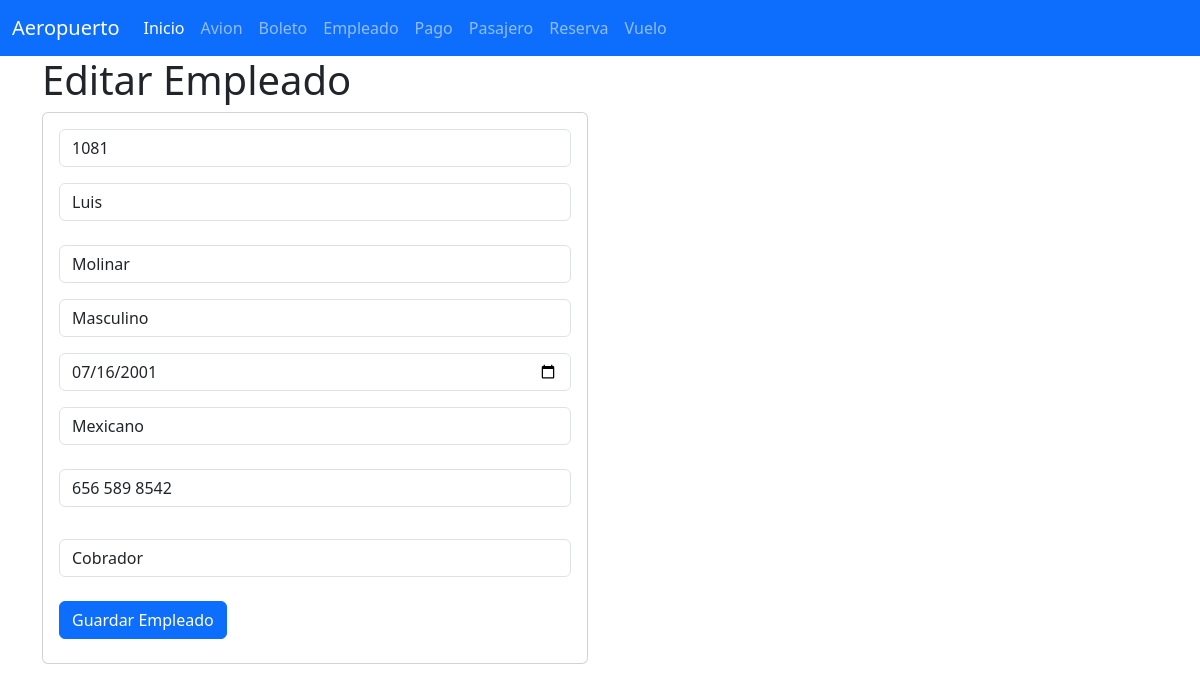
The app's page /seleccionarEmpleado/1081/ with its own data.
### Empleado_app/models.py (models this page shows, shortened)
class Empleado(models.Model):
    Id_Empleado=models.CharField(primary_key=True,max_length=6)
    Nombre=models.CharField(max_length=100)
    Apellido=models.CharField(max_length=100)
    Genero=models.CharField(max_length=100)
    Fecha_de_Nacimiento=models.CharField(max_length=100)
    Nacionalidad=models.CharField(max_length=100)
    Telefono=models.CharField(max_length=100)
    Puesto=models.CharField(max_length=100)

### Empleado_app/views.py (the view)
# urls.py: path('seleccionarEmpleado/<int:Id_Empleado>/', views.seleccionarEmpleado, name='seleccionarEmpleado'),
def seleccionarEmpleado(request, Id_Empleado):
    empleado = get_object_or_404(Empleado, Id_Empleado=Id_Empleado)  # Obtén el empleado
    return render(request, "editarEmpleado.html", {"empleado": empleado})  # Renderiza la plantilla adaptada

### Empleado_app/templates/editarEmpleado.html (shortened to what this page needs)
{% extends "base.html" %}
{% block cuerpo %}
<div class="row">
  <div class="col-sm-12 col-md-6 col-lg-6 xl-6">
    <h1>Editar Empleado</h1>
    <div class="card">
      <div class="card-body">
        <form action="{% url 'editarEmpleado' empleado.Id_Empleado %}" method="POST">
          <div class="form-group">
            <input type="text" id="txtId_Empleado" name="txtId_Empleado" class="form-control"
                   value="{{ empleado.Id_Empleado }}" readonly>
          </div>
          <div class="form-group py-3">
            <input type="text" id="txtNombre" name="txtNombre" class="form-control"
                   value="{{ empleado.Nombre }}" maxlength="100" required>
          </div>
          <div class="form-group py-2">
            <input type="text" id="txtApellido" name="txtApellido" class="form-control"
                   value="{{ empleado.Apellido }}" maxlength="100" required>
          </div>
          <div class="form-group py-2">
            <input type="text" id="txtGenero" name="txtGenero" class="form-control"
                   value="{{ empleado.Genero }}" maxlength="10" required>
          </div>
          <div class="form-group py-2">
            <input type="date" id="txtFecha_de_Nacimiento" name="txtFecha_de_Nacimiento" class="form-control"
                   value="{{ empleado.Fecha_de_Nacimiento }}" required>
          </div>
          <div class="form-group py-2">
            <input type="text" id="txtNacionalidad" name="txtNacionalidad" class="form-control"
                   value="{{ empleado.Nacionalidad }}" maxlength="100" required>
          </div>
          <div class="form-group py-3">
            <input type="text" id="txtTelefono" name="txtTelefono" class="form-control"
                   value="{{ empleado.Telefono }}" maxlength="20" required>
          </div>
          <div class="form-group py-3">
            <input type="text" id="txtPuesto" name="txtPuesto" class="form-control"
                   value="{{ empleado.Puesto }}" maxlength="50" required>
          </div>
          <div class="form-group py-2">
            <button type="submit" class="btn btn-primary">Guardar Empleado</button>
          </div>
        </form>
      </div>
    </div>
  </div>
</div>
{% endblock %}

### records on screen
Empleado: txtId_Empleado "1081", txtNombre "Luis", txtApellido "Molinar", txtGenero "Masculino", txtFecha_de_Nacimiento "07/16/2001", txtNacionalidad "Mexicano", txtTelefono "656 589 8542", txtPuesto "Cobrador"
